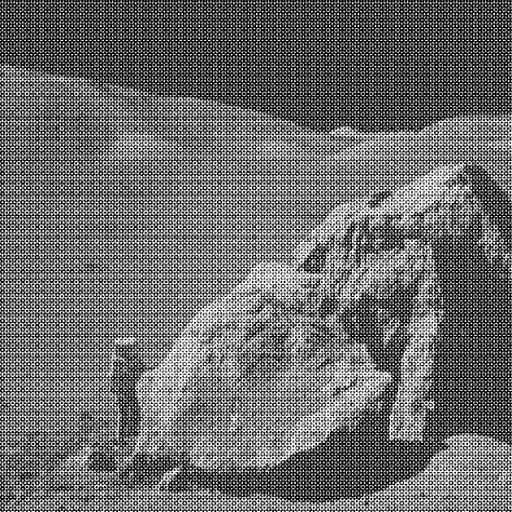
#> input picture SCC0251_ImgProc/assignments/2_fourier_filtering/images/apollo17.png, 512 x 512 px
$ python 11802972.py
#> lines starting #> are read from the running program, lines starting #| are printed output that depends on the picture
"""
SCC0251 - Image Processing and Analysis (2024/1)

*** ASSIGNMENT 2 - FOURIER TRANSFORM AND FILTERING IN FREQUENCY DOMAIN ***

Author: André Zanardi Creppe
Nusp: 11802972
"""

# =================================================
# ==================== IMPORTS ====================
# =================================================

import numpy as np
import imageio.v3 as imageio
# import matplotlib.pyplot as plt

# ============================================================
# ==================== FUNCTIONS: GENERAL ====================
# ============================================================

def filter_image(F, H, P, Q):
  """ Function that applies the filter to the frequency domain,
  uses the IFFT to get the inverse FFT of the image,
  and returns it back to the spatial domain h.
  """
  # Apply the filter.
  F = F * H

  # Get the inverse FFT of the image to return it back to the spatial domain h.
  new_img = np.fft.ifft2(np.fft.ifftshift(F))
  new_img = np.real(new_img / np.sqrt(P * Q))

  # Normalize the image back to [0 - 255]
  min_value = np.min(new_img)
  max_value = np.max(new_img)
  new_img = (new_img - min_value) * (255 / (max_value - min_value))

  return new_img

def rmse_score(rest_img, ref_img):
  """ Calculates the rooted mean square loss (RMSE) of two images.
  """
  squared_diff = np.square(np.subtract(rest_img, ref_img))
  mse_loss = np.mean(squared_diff)
  rmse_loss = np.sqrt(mse_loss)
  return rmse_loss

# ==================================================================
# ==================== FUNCTIONS: IDEAL FILTERS ====================
# ==================================================================

# [54 lines left out: functions ideal_filter, ideal_low_pass, ideal_high_pass, ideal_band_stop, not called in this run]

# ==============================================================
# ==================== FUNCTIONS: LAPLACIAN ====================
# ==============================================================

def laplacian_high_pass_filter(P, Q):
  """ Calculates the laplacian high-pass filter.
  """
  filter = np.zeros((P, Q), dtype=np.float32)
  for u in range(P):
    for v in range(Q):
      filter[u, v] = -4 * np.pi**2 * ((u - P // 2) ** 2 + (v - Q // 2) ** 2)

  return filter

def laplacian_high_pass(input_img):
  """ Laplacian high-pass filter root function
  """
  F = np.fft.fftshift(np.fft.fft2(input_img))
  P, Q = F.shape

  H = laplacian_high_pass_filter(P, Q)

  filtered_img = filter_image(F, H, P, Q)

  return filtered_img, H, F

# =============================================================
# ==================== FUNCTIONS: GAUSSIAN ====================
# =============================================================

# [21 lines left out: functions gaussian_low_pass_filter, gaussian_low_pass, not called in this run]

# ================================================
# ==================== "MAIN" ====================
# ================================================

# -------------------- TEST INPUTS --------------------

# >> Fixed Testing Data
# input_filename = './images/apollo17.png'
# ref_filename = './images/apollo17_ref-case7.png'
# filter_index = 3
# r = 0
# r1 = 0
# r2 = 0
# sigma_1 = 0
# sigma_2 = 0

# -------------------- READING INPUTS --------------------

input_filename = str(input().rstrip())
#> the answer given: images/apollo17.png
ref_filename = str(input().rstrip())
#> the answer given: images/apollo17_ref-case7.png
filter_index = int(input())
#> the answer given: 3

input_img = imageio.imread(input_filename)
#> input_img is the input picture: shape (512, 512); min 0, max 255, mean 108.1
ref_img = imageio.imread(ref_filename)
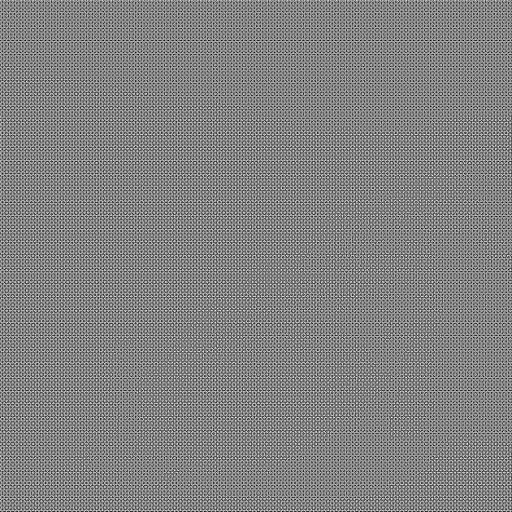
#> input picture SCC0251_ImgProc/assignments/2_fourier_filtering/images/apollo17_ref-case7.png, 512 x 512 px
#> ref_img is the input picture: shape (512, 512); min 0, max 255, mean 129.6

# -------------------- SELECTING FILTER --------------------

# 0. Ideal Low-Pass >> with radius r
if (filter_index == 0):
  r = float(input())
  restored_img, filter, fft_img = ideal_low_pass(input_img, r)

# 1. Ideal High-Pass >> with radius r
elif (filter_index == 1):
  r = float(input())
  restored_img, filter, fft_img = ideal_high_pass(input_img, r)

# 2. Ideal Band-Stop >> with radius r1 and r2
elif (filter_index == 2):
  r1 = float(input())
  r2 = float(input())
  restored_img, filter, fft_img = ideal_band_stop(input_img, r1, r2)

# 3. Laplacian high-pass
elif (filter_index == 3):
  restored_img, filter, fft_img = laplacian_high_pass(input_img)
#> after the loop in laplacian_high_pass_filter, `for u in range(P):`:
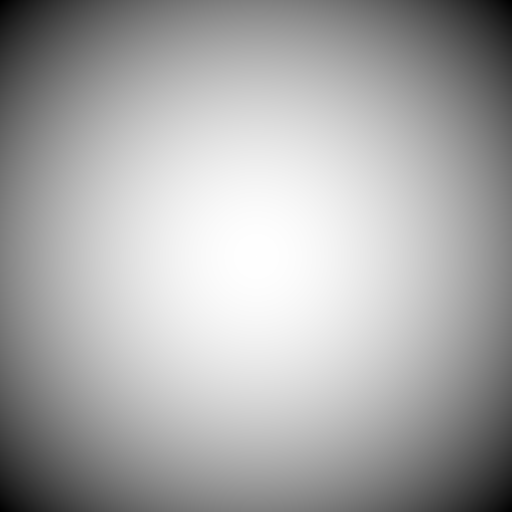
#> filter: shape (512, 512) float32; min -5174515, max 0, mean -1724851.6; drawn with min black and max white
#> in filter_image, `min_value = np.min(new_img)`: min_value = -602988.8
#> in filter_image, `max_value = np.max(new_img)`: max_value = 579312.8

# 4. Gaussian Low-Pass >> with sigma_1 and sigma_2
elif filter_index == 4:
  sigma_1 = float(input())
  sigma_2 = float(input())
  restored_img, filter, fft_img = gaussian_low_pass(input_img, sigma_1, sigma_2)

# -------------------- RESULTS --------------------

loss = rmse_score(restored_img, ref_img)
#> in rmse_score, `squared_diff = np.square(np.subtract(rest_img, ref_img))`:
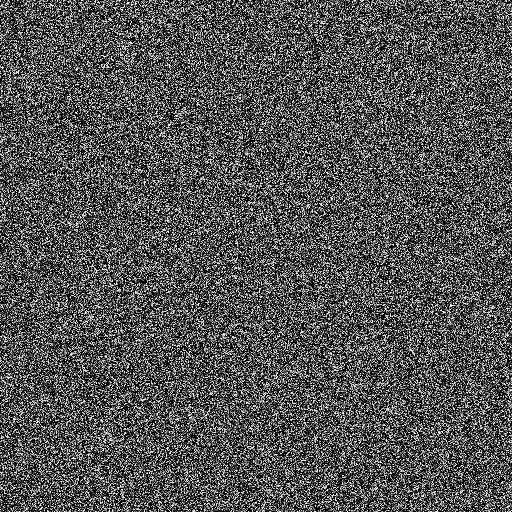
#> squared_diff: shape (512, 512) float64; min 0, max 1, mean 0.333
#> in rmse_score, `mse_loss = np.mean(squared_diff)`: mse_loss = 0.333
#> in rmse_score, `rmse_loss = np.sqrt(mse_loss)`: rmse_loss = 0.577
#> loss = 0.577
print(round(loss, 4))
#| 0.5768

# [14 lines of commented-out code are left out]
